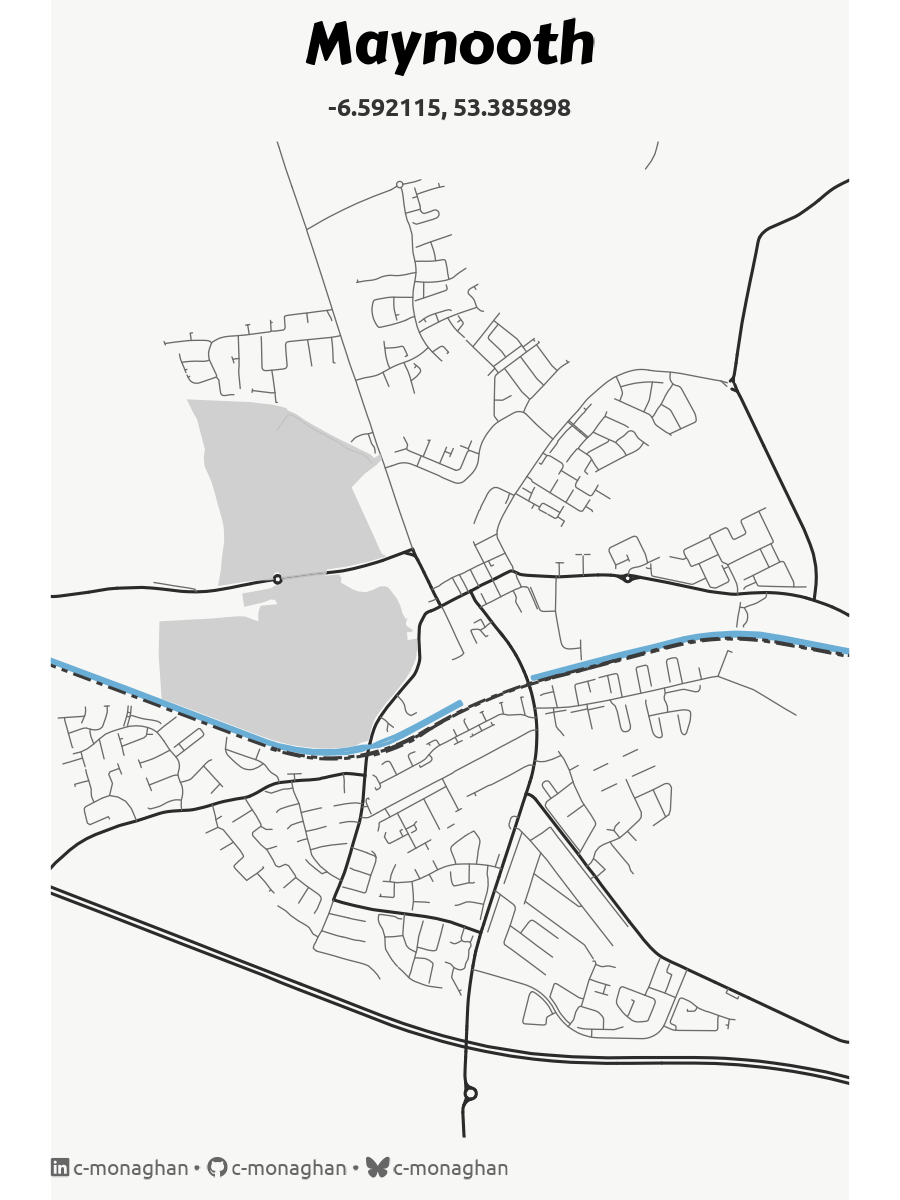

R code for this plot:
################################################################################
# Learning how to make map art with OSM data
################################################################################

# Packages ---------------------------------------------------------------------
library(dplyr)
library(osmdata)
library(ggplot2)
library(sf)
library(showtext)

# Socials
social <- cmBrand::social_brand()

# Fonts ------------------------------------------------------------------------
font_add_google("Carter One")
font_add_google("Ubuntu")

title_font <- "Carter One"
body_font <- "Ubuntu"

showtext_auto(enable = TRUE)
showtext_opts(dpi = 300)

# Road data for Maynooth -------------------------------------------------------
maynooth_roads <- getbb("Maynooth") |>
  opq(timeout = 50) |>
  add_osm_feature(
    key = "highway",
    value = c("motorway", "primary", "secondary", "tertiary", "residential")
  ) |>
  osmdata_sf()

# University data for Maynooth
maynooth_uni <- getbb("Maynooth") |>
  opq() |>
  add_osm_feature(
    key = "amenity",
    value = "university"
  ) |>
  osmdata_sf()

# River data for Mayooth
maynooth_river <- getbb("Maynooth") |>
  opq() |>
  add_osm_feature(
    key = "water"
  ) |>
  osmdata_sf()

# Railway data
maynooth_rail <- getbb("Maynooth") |>
  opq(timeout = 50) |>
  add_osm_feature(
    key = "railway",
    value = c("rail")
  ) |>
  osmdata_sf()

# Plotting road data -----------------------------------------------------------
ggplot() +
  # Major roads of Maynooth
  geom_sf(
    data = maynooth_roads |>
      purrr::pluck("osm_lines") |>
      filter(highway %in% c("motorway", "primary", "secondary")),
    colour = "#2b2b2b",
    linewidth = 0.35,
    lineend = "round"
  ) +
  # Minor roads of Maynooth
  geom_sf(
    data = maynooth_roads |>
      purrr::pluck("osm_lines") |>
      filter(highway %in% c("tertiary", "residential")),
    colour = "#6b6b6b",
    linewidth = 0.15,
    lineend = "round"
  ) +
  # Maynooth University
  geom_sf(
    data = maynooth_uni |> purrr::pluck("osm_polygons"),
    fill = "grey80",
    colour = NA,
    alpha = 0.9
  ) +
  # Canal in Maynooth
  geom_sf(
    data = maynooth_river |>
      purrr::pluck("osm_polygons") |>
      filter(water == "canal"),
    colour = "#6aaed6",
    linewidth = 0.4
  ) +
  # Train station + railway lines
  geom_sf(
    data = maynooth_rail |> purrr::pluck("osm_lines"),
    colour = "#3b3b3b",
    linetype = "twodash",
    linewidth = 0.35,
  ) +
  # Zooming map in a little
  coord_sf(
    xlim = c(-6.613478, -6.570752),
    ylim = c(53.364104, 53.395898),
    expand = FALSE
  ) +
  labs(
    title = "Maynooth",
    subtitle = "-6.592115, 53.385898",
    caption = social
  ) +
  theme_void(base_size = 10, base_family = body_font) +
  theme(
    plot.title = element_text(
      size = rel(1.4),
      face = "bold",
      hjust = 0.5,
      family = title_font
    ),
    plot.subtitle = element_text(
      size = rel(0.6),
      face = "bold",
      colour = "grey20",
      hjust = 0.5,
      margin = margin(t = 5, r = 0, b = 5, l = 0)
    ),
    plot.caption = ggtext::element_markdown(
      size = rel(0.5),
      colour = "grey40",
      hjust = 0,
      margin = margin(t = 5, r = 0, b = 5, l = 0)
    ),
    plot.background = element_rect(fill = "#f7f7f5", colour = NA),
    panel.background = element_rect(fill = "#f7f7f5", colour = NA)
  ) +
  ggview::canvas(width = 3, height = 4) -> fig

# Export -----------------------------------------------------------------------
ggview::save_ggplot(fig, here::here("2026-02-12-maynooth/maynooth.png"))
